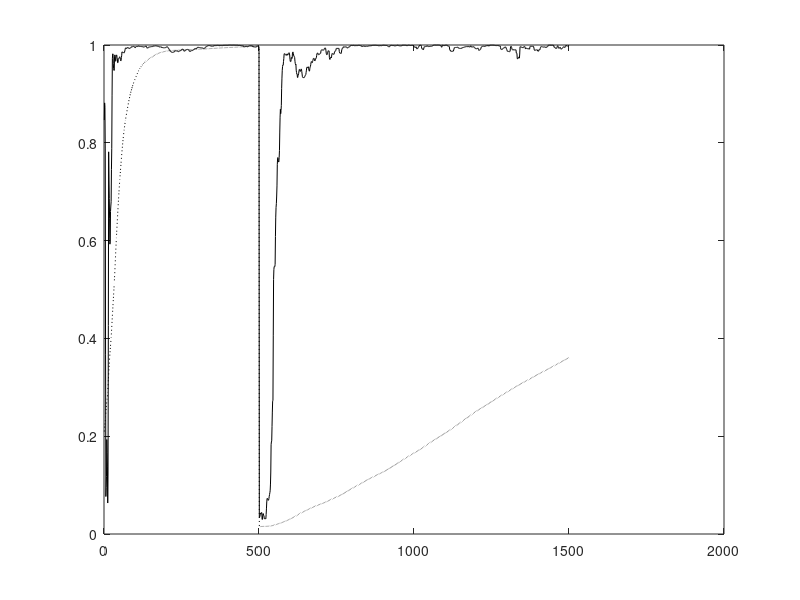

Write MATLAB code to recreate this figure. (Note: this script raises an error after producing the figure.)
% This code is written to support the experiments in the book titled:
% Adaptive Machine Learning Algorithms with Python
% by
% Chanchal Chatterjee
% December 2021
% Speedup of the Adaptive EVD Algorithm 
% Conjugate Direction Method on the Unconstrained Objective Function
% Nonstationary Case

function evdY;

clear all; close all; 

eta0 = 400;

% Number of samples N and dimension D
nSamples1 = 500;
nSamples2 = 1000;
nSamples = nSamples1 + nSamples2;
nDim = 10;
nEA = 4;
nEpochs = 1;
randn('state',0);

% Generate the covX random matrices
if 0
covX = ...
[ 0.0910   0.0380  -0.0530  -0.0050   0.0100  -0.1360   0.1550   0.0300   0.0020   0.0320 ; ...
  0.0380   0.3730   0.0180  -0.0280  -0.0110  -0.3670   0.1540  -0.0570  -0.0310  -0.0650 ; ...
 -0.0530   0.0180   1.4300   0.0170   0.0550  -0.4500  -0.0380  -0.2980  -0.0410  -0.0300 ; ...
 -0.0050  -0.0280   0.0170   0.0840  -0.0050   0.0160   0.0420  -0.0220   0.0010   0.0050 ; ...
  0.0100  -0.0110   0.0550  -0.0050   0.0710   0.0880   0.0580  -0.0690  -0.0080   0.0030 ; ...
 -0.1360  -0.3670  -0.4500   0.0160   0.0880   5.7200  -0.5440  -0.2480   0.0050   0.0950 ; ...
  0.1550   0.1540  -0.0380   0.0420   0.0580  -0.5440   2.7500  -0.3430  -0.0110  -0.1200 ; ...
  0.0300  -0.0570  -0.2980  -0.0220  -0.0690  -0.2480  -0.3430   1.4500   0.0780   0.0280 ; ...
  0.0020  -0.0310  -0.0410   0.0010  -0.0080   0.0050  -0.0110   0.0780   0.0670   0.0150 ; ...
  0.0320  -0.0650  -0.0300   0.0050   0.0030   0.0950  -0.1200   0.0280   0.0150   0.3410 ];

covX = ...
[ 0.4270   0.0110  -0.0050  -0.0250   0.0890  -0.0790  -0.0190   0.0740   0.0890   0.0050 ; ...
  0.0110   5.6900  -0.0690  -0.2820  -0.7310   0.0900  -0.1240   0.1000   0.4320  -0.1030 ; ...
 -0.0050  -0.0690   0.0800   0.0980   0.0450  -0.0410   0.0230   0.0220  -0.0350   0.0120 ; ...
 -0.0250  -0.2820   0.0980   2.8000  -0.1070   0.1500  -0.1930   0.0950  -0.2260   0.0460 ; ...
  0.0890  -0.7310   0.0450  -0.1070   3.4400   0.2530   0.2510   0.3160   0.0390  -0.0100 ; ...
 -0.0790   0.0900  -0.0410   0.1500   0.2530   2.2700  -0.1800   0.2950  -0.0390  -0.1130 ; ...
 -0.0190  -0.1240   0.0230  -0.1930   0.2510  -0.1800   0.3270   0.0270   0.0260  -0.0160 ; ...
  0.0740   0.1000   0.0220   0.0950   0.3160   0.2950   0.0270   0.7270  -0.0960  -0.0170 ; ...
  0.0890   0.4320  -0.0350  -0.2260   0.0390  -0.0390   0.0260  -0.0960   0.7150  -0.0090 ; ...
  0.0050  -0.1030   0.0120   0.0460  -0.0100  -0.1130  -0.0160  -0.0170  -0.0090   0.0650 ];

covX = ...
[ 0.3350   0.0260  -0.0510  -0.0120   0.0790   0.0170   0.0290   0.0080   0.0770  -0.0300 ; ...
  0.0260   0.0910   0.0110  -0.0100   0.0060  -0.0140  -0.0020  -0.0230   0.0110   0.0350 ; ...
 -0.0510   0.0110   0.0780   0.0000   0.0160   0.0030   0.0300  -0.0350  -0.0030  -0.0490 ; ...
 -0.0120  -0.0100   0.0000   0.0820  -0.0030  -0.0260  -0.0250  -0.0290  -0.0150   0.0250 ; ...
  0.0790   0.0060   0.0160  -0.0030   0.7970   0.1940  -0.0370  -0.0230   0.0590  -0.1450 ; ...
  0.0170  -0.0140   0.0030  -0.0260   0.1940   1.5000   0.0140  -0.1040   0.1140  -0.2290 ; ...
  0.0290  -0.0020   0.0300  -0.0250  -0.0370   0.0140   0.2770  -0.0300  -0.0770  -0.0510 ; ...
  0.0080  -0.0230  -0.0350  -0.0290  -0.0230  -0.1040  -0.0300   0.3170   0.0220   0.0100 ; ...
  0.0770   0.0110  -0.0030  -0.0150   0.0590   0.1140  -0.0770   0.0220   0.5380   0.0340 ; ...
 -0.0300   0.0350  -0.0490   0.0250  -0.1450  -0.2290  -0.0510   0.0100   0.0340   0.6680 ];

covX = ...
[ 0.0840  -0.0120   0.0010   0.0150  -0.0040   0.0240  -0.0110   0.0270   0.0730  -0.0120 ; ...
 -0.0120   0.7930   0.0000   0.1970   0.0310  -0.0260   0.0500   0.0790   0.1450  -0.0270 ; ...
  0.0010   0.0000   0.0660  -0.0230   0.0110  -0.0170   0.0390  -0.0020   0.0170  -0.0040 ; ...
  0.0150   0.1970  -0.0230   0.7280  -0.0030  -0.0150   0.1210   0.0900   0.0800   0.0410 ; ...
 -0.0040   0.0310   0.0110  -0.0030   0.0800  -0.0010  -0.0070   0.0230  -0.0140  -0.0230 ; ...
  0.0240  -0.0260  -0.0170  -0.0150  -0.0010   0.3360  -0.1470  -0.0370   0.3020  -0.0520 ; ...
 -0.0110   0.0500   0.0390   0.1210  -0.0070  -0.1470   1.4500  -0.1320  -0.2300  -0.1370 ; ... 
  0.0270   0.0790  -0.0020   0.0900   0.0230  -0.0370  -0.1320   0.3200   0.2380   0.0170 ; ...
  0.0730   0.1450   0.0170   0.0800  -0.0140   0.3020  -0.2300   0.2380   2.9300  -0.0570 ; ...
 -0.0120  -0.0270  -0.0040   0.0410  -0.0230  -0.0520  -0.1370   0.0170  -0.0570   0.3040 ];

covX = ...
[ 0.0900   0.0010  -0.0080  -0.1910  -0.0070   0.0410  -0.0300  -0.0580   0.0220   0.0320 ; ...
  0.0010   0.0920  -0.0110   0.0080  -0.0140  -0.0020   0.0120  -0.0100  -0.0210  -0.0020 ; ...
 -0.0080  -0.0110   0.0820   0.0820   0.0140  -0.0200  -0.0580   0.1050   0.0040   0.0230 ; ...
 -0.1910   0.0080   0.0820   5.6800  -0.0960  -0.0150   0.6460   0.2190  -0.2380   0.2180 ; ...
 -0.0070  -0.0140   0.0140  -0.0960   0.0760  -0.0350  -0.0400  -0.0230   0.0270  -0.0140 ; ...
  0.0410  -0.0020  -0.0200  -0.0150  -0.0350   0.4580   0.1380  -0.2510   0.0120   0.0390 ; ...
 -0.0300   0.0120  -0.0580   0.6460  -0.0400   0.1380   1.8200  -0.1830  -0.0020   0.1170 ; ...
 -0.0580  -0.0100   0.1050   0.2190  -0.0230  -0.2510  -0.1830   4.0700  -0.4640   0.1470 ; ...
  0.0220  -0.0210   0.0040  -0.2380   0.0270   0.0120  -0.0020  -0.4640   0.2630   0.0540 ; ...
  0.0320  -0.0020   0.0230   0.2180  -0.0140   0.0390   0.1170   0.1470   0.0540   0.3870 ];

covX = 20*[0.091 0.038 -.053 -.005 0.010; ...
           0.038 0.373 0.018 -.028 -.011; ...
           -.053 0.018 1.430 0.017 0.055; ...
           -.005 -.028 0.017 0.084 -.005; ...
           0.010 -.011 0.055 -.005 0.071];
end

covX1 = 2*...
[ 0.0910   0.0380  -0.0530  -0.0050   0.0100  -0.1360   0.1550   0.0300   0.0020   0.0320 ; ...
  0.0380   0.3730   0.0180  -0.0280  -0.0110  -0.3670   0.1540  -0.0570  -0.0310  -0.0650 ; ...
 -0.0530   0.0180   1.4300   0.0170   0.0550  -0.4500  -0.0380  -0.2980  -0.0410  -0.0300 ; ...
 -0.0050  -0.0280   0.0170   0.0840  -0.0050   0.0160   0.0420  -0.0220   0.0010   0.0050 ; ...
  0.0100  -0.0110   0.0550  -0.0050   0.0710   0.0880   0.0580  -0.0690  -0.0080   0.0030 ; ...
 -0.1360  -0.3670  -0.4500   0.0160   0.0880   5.7200  -0.5440  -0.2480   0.0050   0.0950 ; ...
  0.1550   0.1540  -0.0380   0.0420   0.0580  -0.5440   2.7500  -0.3430  -0.0110  -0.1200 ; ...
  0.0300  -0.0570  -0.2980  -0.0220  -0.0690  -0.2480  -0.3430   1.4500   0.0780   0.0280 ; ...
  0.0020  -0.0310  -0.0410   0.0010  -0.0080   0.0050  -0.0110   0.0780   0.0670   0.0150 ; ...
  0.0320  -0.0650  -0.0300   0.0050   0.0030   0.0950  -0.1200   0.0280   0.0150   0.3410 ];
covX2 = 4* ...
[ 0.0900   0.0010  -0.0080  -0.1910  -0.0070   0.0410  -0.0300  -0.0580   0.0220   0.0320 ; ...
  0.0010   0.0920  -0.0110   0.0080  -0.0140  -0.0020   0.0120  -0.0100  -0.0210  -0.0020 ; ...
 -0.0080  -0.0110   0.0820   0.0820   0.0140  -0.0200  -0.0580   0.1050   0.0040   0.0230 ; ...
 -0.1910   0.0080   0.0820   5.6800  -0.0960  -0.0150   0.6460   0.2190  -0.2380   0.2180 ; ...
 -0.0070  -0.0140   0.0140  -0.0960   0.0760  -0.0350  -0.0400  -0.0230   0.0270  -0.0140 ; ...
  0.0410  -0.0020  -0.0200  -0.0150  -0.0350   0.4580   0.1380  -0.2510   0.0120   0.0390 ; ...
 -0.0300   0.0120  -0.0580   0.6460  -0.0400   0.1380   1.8200  -0.1830  -0.0020   0.1170 ; ...
 -0.0580  -0.0100   0.1050   0.2190  -0.0230  -0.2510  -0.1830   4.0700  -0.4640   0.1470 ; ...
  0.0220  -0.0210   0.0040  -0.2380   0.0270   0.0120  -0.0020  -0.4640   0.2630   0.0540 ; ...
  0.0320  -0.0020   0.0230   0.2180  -0.0140   0.0390   0.1170   0.1470   0.0540   0.3870 ];

    
% Compute data
[V1,D1] = eig(covX1);
[d1,in1] = sort(diag(D1));
[V2,D2]= eig(covX2);
[d2,in2]=sort(diag(D2));
VV1 = zeros(nDim,nDim);
VV2 = zeros(nDim,nDim);
DD1 = zeros(nDim,nDim);
DD2 = zeros(nDim,nDim);
for i = 1 : nDim
   VV1(:,i) = V1(:,in1(nDim+1-i));
   VV2(:,i) = V2(:,in2(nDim+1-i));
   DD1(i,i) = D1(in1(nDim+1-i),in1(nDim+1-i));
   DD2(i,i) = D2(in2(nDim+1-i),in2(nDim+1-i));
end
x1(1:nDim,1:nSamples1) = VV1*sqrt(DD1)*randn(nDim,nSamples1);
x2(1:nDim,1:nSamples2) = VV2*sqrt(DD2)*randn(nDim,nSamples2);

% Compute Corrl matrix and eigen vectors
corX1 = zeros(nDim,nDim);
corX2 = zeros(nDim,nDim);
for i = 1 : nSamples1
   corX1 = corX1 + x1(:,i)*x1(:,i)'/nSamples1;
end
for i = 1 : nSamples2
   corX2 = corX2 + x2(:,i)*x2(:,i)'/nSamples2;
end
[V1,D1] = eig(corX1);
[d1,in1] = sort(diag(D1));
[V2,D2] = eig(corX2);
[d2,in2] = sort(diag(D2));

VV1 = zeros(nDim,nDim);
VV2 = zeros(nDim,nDim);
DD1 = zeros(nDim,nDim);
DD2 = zeros(nDim,nDim);
for i = 1 : nDim
   VV1(:,i) = V1(:,in1(nDim+1-i));
   VV2(:,i) = V2(:,in2(nDim+1-i));
   DD1(i,i) = D1(in1(nDim+1-i),in1(nDim+1-i));
   DD2(i,i) = D2(in2(nDim+1-i),in2(nDim+1-i));
end

%corX1
%V1
diag(DD1)'
%corX2
%V2
diag(DD2)'


% Adaptive algorithm
Weight = 0.995;
A = zeros(nDim,nDim);
W1 = 0.1 * ones(nDim,nEA);
W2 = 0.1 * ones(nDim,nEA);

I  = eye(nDim,nDim);
for epoch = 1 : nEpochs
   for iter = 1 : nSamples
      if iter <= nSamples1
        	Ak = x1(:,iter) * x1(:,iter)';
      else 
         Ak = x2(:,iter-nSamples1) * x2(:,iter-nSamples1)';
      end
      A = Weight * A + (1.0/(nSamples*(epoch-1) + iter))*(Ak - Weight * A);
      
      % Gradient Descent - Xu
      etat = 1.0/(eta0 + nSamples*(epoch-1) + iter);
      G = -2*A*W1 + A*W1*triu(W1'*W1) + W1*triu(W1'*A*W1);
      W1 = W1 - etat*G;
      
      % Initialize D
      G = -2*A*W2 + A*W2*triu(W2'*W2) + W2*triu(W2'*A*W2);
      if (iter == 1)
      	D = -G;   
      end
      
      % Update W
      for i = 1 : nEA
         g = G(:,i);
         w = W2(:,i);
         d = D(:,i);
         M = zeros(nDim,nDim);
         for k = 1 : i-1
            M = M + (A*W2(:,k)*W2(:,k)' + W2(:,k)*W2(:,k)'*A);
         end
         F = - 2*A + 2*A*w*w' + 2*w*w'*A + A*(w'*w) + (w'*A*w)*I  +  M;
         
         a0 = g'*d;
      	a1 = d'*F*d;
      	a2 = 3*((w'*A*d)*(d'*d) + (d'*A*d)*(w'*d));
      	a3 = 2*(d'*A*d)*(d'*d);
      	c = [a3 a2 a1 a0];
         rts = roots(c);
         
         cnt = 1; clear rs; clear r; clear J;
         for k = 1 : 3
            if isreal(rts(k))
               rs(cnt) = rts(k);
            	r = w + rts(k)*d;
               J(cnt) = -2*r'*A*r + r'*A*r*r'*r + r'*M*r;
               cnt = cnt + 1;
            end
         end
         [yy, iyy] = min(J);
         alpha = rs(iyy);
         
         w = w + alpha * d;
		  	W2(:,i) = w;
      end
      
      % Update d
      G = -2*A*W2 + A*W2*triu(W2'*W2) + W2*triu(W2'*A*W2);
      for i = 1 : nEA
         g = G(:,i);
         w = W2(:,i);
         d = D(:,i);
         M = zeros(nDim,nDim);
         for k = 1 : i-1
            M = M + (A*W2(:,k)*W2(:,k)' + W2(:,k)*W2(:,k)'*A);
         end
         F = - 2*A + 2*A*w*w' + 2*w*w'*A + A*(w'*w) + (w'*A*w)*I  +  M;
         beta = (g'*F*d) / (d'*F*d);
         d = -g + 1*beta*d;   
         D(:,i) = d;
      end
      
      % Compute direction cosine
      for i = 1 : nEA      
      	u1 = W1(:,i)/norm(W1(:,i));
         u2 = W2(:,i)/norm(W2(:,i));
         if iter <= nSamples1
            cos_t1(i,iter) = abs(u1'*VV1(:,i));
            cos_t2(i,iter) = abs(u2'*VV1(:,i));
         else 
            cos_t1(i,iter) = abs(u1'*VV2(:,i));
            cos_t2(i,iter) = abs(u2'*VV2(:,i));
         end   
      end
      ind(iter) = iter;
   end
end

% Plot the convergence results
figure(1);
plot(ind,cos_t1(1,:),'k:'); hold on;
plot(ind,cos_t2(1,:),'k-'); hold on;
legend('Gradient Descent','Conjugate Direction',0);
xlabel('Number of Samples');
ylabel('Direction Cosine - Component 1');
hold off;

% Plot the convergence results
figure(2);
plot(ind,cos_t1(2,:),'k:'); hold on;
plot(ind,cos_t2(2,:),'k-'); hold on;
legend('Gradient Descent','Conjugate Direction',0);
xlabel('Number of Samples');
ylabel('Direction Cosine - Component 2');
hold off;

% Plot the convergence results
figure(3);
plot(ind,cos_t1(3,:),'k:'); hold on;
plot(ind,cos_t2(3,:),'k-'); hold on;
legend('Gradient Descent','Conjugate Direction',0);
xlabel('Number of Samples');
ylabel('Direction Cosine - Component 3');
hold off;

% Plot the convergence results
figure(4);
plot(ind,cos_t1(4,:),'k:'); hold on;
plot(ind,cos_t2(4,:),'k-'); hold on;
legend('Gradient Descent','Conjugate Direction',0);
xlabel('Number of Samples');
ylabel('Direction Cosine - Component 4');
hold off;

%keyboard




  
